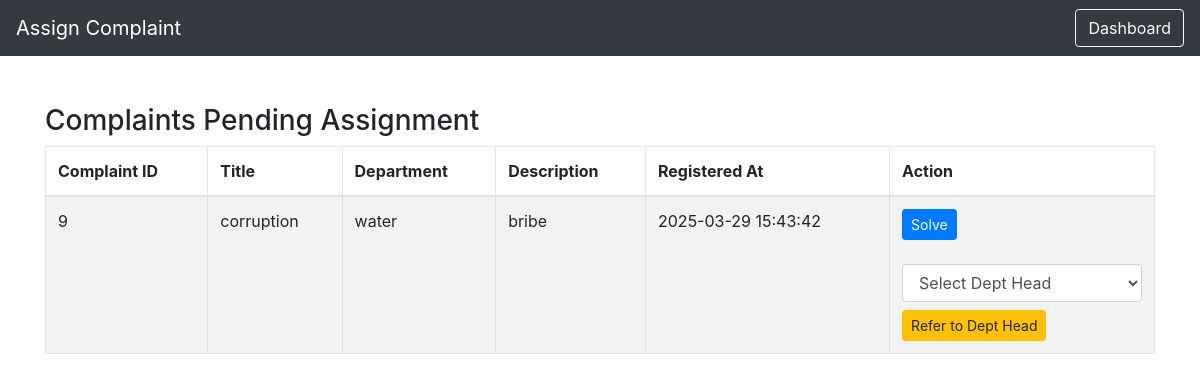
Page /depthead/assign_complaint.php (signed in) on the committed database.
### tables this page shows
CREATE TABLE `complaints` (
  `id` int(11) NOT NULL,
  `citizen_id` int(11) NOT NULL,
  `department_id` int(11) NOT NULL,
  `title` varchar(255) NOT NULL,
  `description` text NOT NULL,
  `status` enum('registered','in_progress','solved','referred') DEFAULT 'registered',
  `priority` enum('top','medium','normal','low') DEFAULT 'normal',
  `officer_id` int(11) DEFAULT NULL,
  `dept_head_id` int(11) DEFAULT NULL,
  `referred_by` int(11) DEFAULT NULL,
  `referred_at` timestamp NULL DEFAULT NULL,
  `remarks` text DEFAULT NULL,
  `response` text DEFAULT NULL,
  `review_rating` int(11) DEFAULT NULL,
  `review_feedback` text DEFAULT NULL,
  `ai_summary_complaint` text DEFAULT NULL,
  `ai_summary_response` text DEFAULT NULL,
  `target_id` int(11) DEFAULT NULL,
  `target_role` enum('officer','dept_head') DEFAULT NULL,
  `created_at` timestamp NOT NULL DEFAULT current_timestamp(),
  `updated_at` timestamp NOT NULL DEFAULT current_timestamp() ON UPDATE current_timestamp()
);

CREATE TABLE `departments` (
  `id` int(11) NOT NULL,
  `name` varchar(100) NOT NULL,
  `description` text DEFAULT NULL,
  `created_at` timestamp NOT NULL DEFAULT current_timestamp()
);

### depthead/assign_complaint.php (the view, shortened to what this page needs)
<?php
include('../config.php');
$dept_head_id = $_SESSION['dept_head_id'];
$sql = "SELECT c.*, d.name as dept_name
        FROM complaints c
        LEFT JOIN departments d ON c.department_id = d.id
        WHERE c.dept_head_id = '$dept_head_id'
          AND c.officer_id IS NULL
          AND TRIM(LOWER(c.status)) != 'solved'
        ORDER BY c.created_at DESC";
$result = $conn->query($sql);
$department_id = $_SESSION['dept_head_department'];
$officer_sql = "SELECT id, name FROM users WHERE role = 'officer' AND department_id = '$department_id'";
$officers = $conn->query($officer_sql);
?>
<!DOCTYPE html>
<html lang="en">
<head>
  <link rel="stylesheet" href="https://stackpath.bootstrapcdn.com/bootstrap/4.5.2/css/bootstrap.min.css">
</head>
<body>
  <nav class="navbar navbar-expand-lg navbar-dark bg-dark">
    <span class="navbar-brand">Assign Complaint</span>
    <div class="ml-auto">
      <a href="dept_head_dashboard.php" class="btn btn-outline-light">Dashboard</a>
    </div>
  </nav>
  <div class="container mt-5">
    <h3>Complaints Pending Assignment</h3>
    <?php if ($result && $result->num_rows > 0) { ?>
      <table class="table table-bordered table-striped">
        <thead>
          <tr>
            <th>Complaint ID</th>
            <th>Title</th>
            <th>Department</th>
            <th>Description</th>
            <th>Registered At</th>
            <th>Action</th>
          </tr>
        </thead>
        <tbody>
          <?php while ($row = $result->fetch_assoc()) { ?>
            <tr>
              <td><?php echo $row['id']; ?></td>
              <td><?php echo htmlspecialchars($row['title']); ?></td>
              <td><?php echo htmlspecialchars($row['dept_name']); ?></td>
              <td><?php echo htmlspecialchars($row['description']); ?></td>
              <td><?php echo $row['created_at']; ?></td>
              <td>
                <?php if ($row['target_role'] != 'officer') { ?>
                  <form method="POST" action="">
                    <input type="hidden" name="complaint_id" value="<?php echo $row['id']; ?>">
                    <select name="officer_id" class="form-control" required>
                      <option value="">Select Officer</option>
                      <?php while ($officer = $officers->fetch_assoc()) { ?>
                        <option value="<?php echo $officer['id']; ?>"><?php echo htmlspecialchars($officer['name']); ?></option>
                      <?php } ?>
                    </select>
                    <button type="submit" name="assign" class="btn btn-primary btn-sm mt-2">Assign</button>
                  </form>
                  <?php
                  $officers->data_seek(0);
                  ?>
                <?php } else { ?>
                  <a href="solve_complaint_dept_head.php?complaint_id=<?php echo $row['id']; ?>"
                    class="btn btn-primary btn-sm">Solve</a>
                  <br><br>
                  <form method="POST" action="">
                    <select name="dept_head_id" class="form-control" required>
                      <option value="">Select Dept Head</option>
                    </select>
                    <button type="submit" name="refer_dept_head" class="btn btn-warning btn-sm mt-2">Refer to Dept
                      Head</button>
                  </form>
                <?php } ?>
              </td>
            </tr>
          <?php } ?>
        </tbody>
      </table>
    <?php } else {
      echo "<div class='alert alert-info'>No complaints pending assignment.</div>";
    } ?>
  </div>
</body>
</html>

### rows in the picture
complaints: id "9", title "corruption", department.name "water", description "bribe", created_at "2025-03-29 15:43:42"
